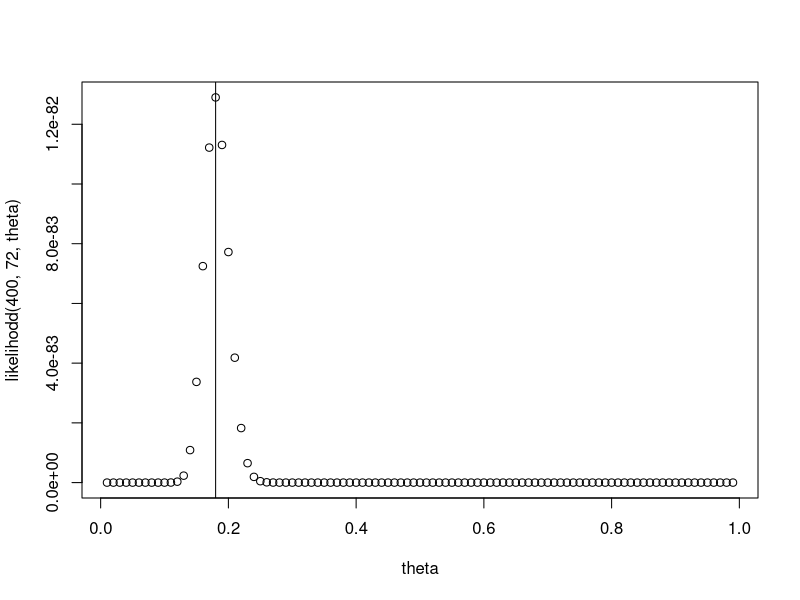
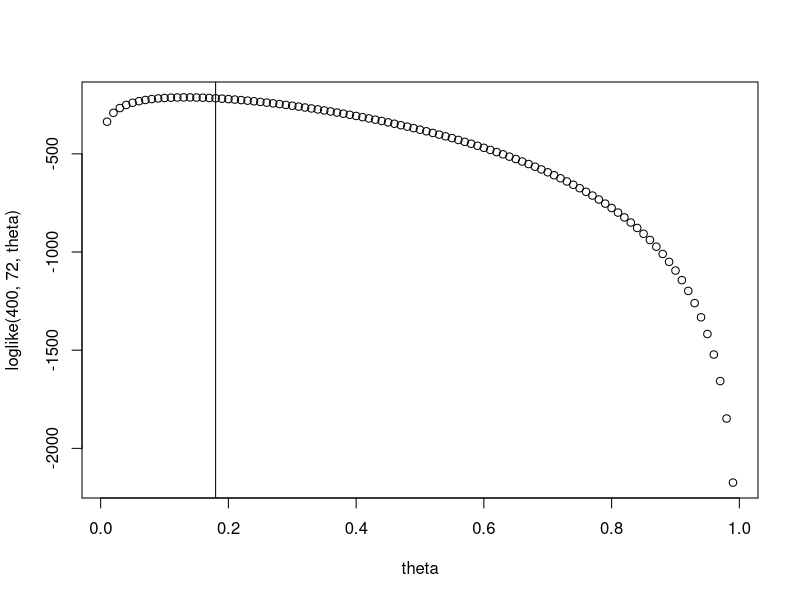
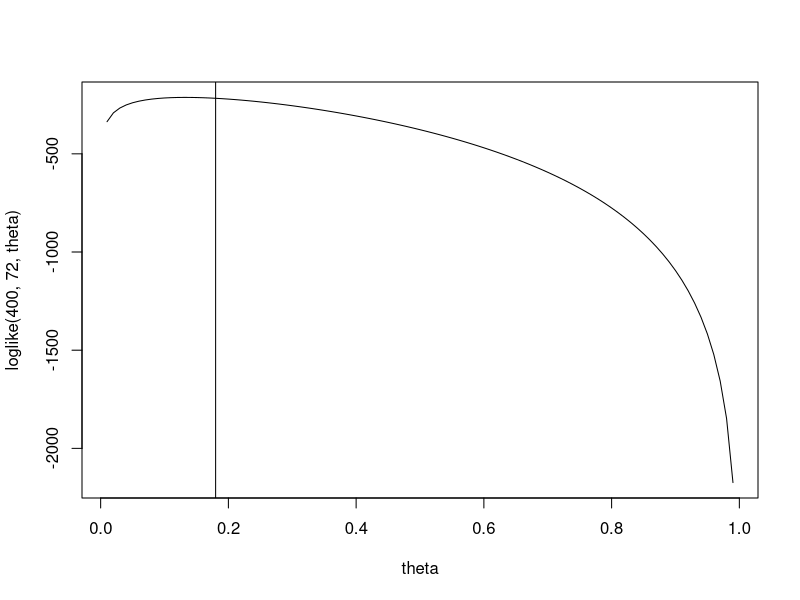

These figures' R source, in order:
# Plot likelihood

likelihodd <- function(n, y , theta) {
  return(theta^y*(1-theta)^(n-y))
}

theta <- seq(from=0.01, to=0.99, by=0.01)
plot(theta, likelihodd(400, 72, theta))

abline(v=0.18)

loglike <- function(n, y, theta) {
  return(y*log(theta) + (n+y)*log(1-theta))
}

plot(theta, loglike(400, 72, theta))
abline(v=0.18)

plot(theta, loglike(400, 72, theta), "l")
abline(v=0.18)